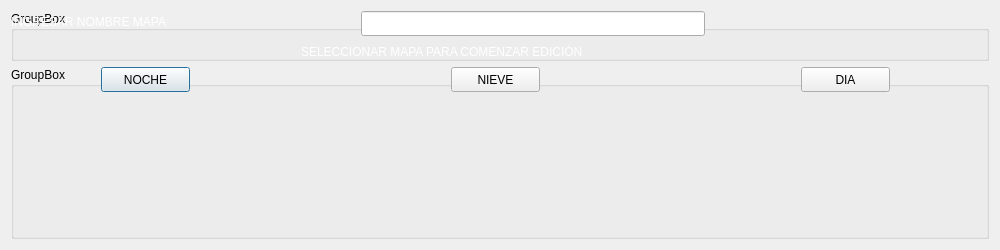
<?xml version="1.0" encoding="UTF-8"?>
<ui version="4.0">
 <class>createPopUp</class>
 <widget class="QDialog" name="createPopUp">
  <property name="geometry">
   <rect>
    <x>0</x>
    <y>0</y>
    <width>1000</width>
    <height>250</height>
   </rect>
  </property>
  <property name="windowTitle">
   <string>Dialog</string>
  </property>
  <property name="styleSheet">
   <string notr="true">background-image: url(:negro_fondo.jpg);</string>
  </property>
  <layout class="QVBoxLayout" name="verticalLayout">
   <item>
    <widget class="QGroupBox" name="groupBox_2">
     <property name="maximumSize">
      <size>
       <width>7770</width>
       <height>50</height>
      </size>
     </property>
     <property name="title">
      <string>GroupBox</string>
     </property>
     <widget class="QLabel" name="label">
      <property name="geometry">
       <rect>
        <x>290</x>
        <y>30</y>
        <width>400</width>
        <height>21</height>
       </rect>
      </property>
      <property name="styleSheet">
       <string notr="true">color: rgb(255, 255, 255);</string>
      </property>
      <property name="text">
       <string>SELECCIONAR MAPA PARA COMENZAR EDICIÓN</string>
      </property>
     </widget>
     <widget class="QLineEdit" name="labelName">
      <property name="enabled">
       <bool>true</bool>
      </property>
      <property name="geometry">
       <rect>
        <x>350</x>
        <y>0</y>
        <width>344</width>
        <height>25</height>
       </rect>
      </property>
      <property name="styleSheet">
       <string notr="true">color: rgb(255, 255, 255);</string>
      </property>
      <property name="text">
       <string>Nombre del mapa</string>
      </property>
     </widget>
     <widget class="QLabel" name="label_5">
      <property name="geometry">
       <rect>
        <x>0</x>
        <y>0</y>
        <width>341</width>
        <height>21</height>
       </rect>
      </property>
      <property name="styleSheet">
       <string notr="true">color: rgb(255, 255, 255);</string>
      </property>
      <property name="text">
       <string>INGRESAR NOMBRE MAPA</string>
      </property>
     </widget>
    </widget>
   </item>
   <item>
    <layout class="QHBoxLayout" name="horizontalLayout">
     <item>
      <widget class="QGroupBox" name="groupBox">
       <property name="title">
        <string>GroupBox</string>
       </property>
       <widget class="QLabel" name="label_2">
        <property name="geometry">
         <rect>
          <x>0</x>
          <y>20</y>
          <width>291</width>
          <height>211</height>
         </rect>
        </property>
        <property name="styleSheet">
         <string notr="true">background-image: url(:noche.jpg);</string>
        </property>
        <property name="text">
         <string/>
        </property>
       </widget>
       <widget class="QPushButton" name="nightButton">
        <property name="geometry">
         <rect>
          <x>90</x>
          <y>0</y>
          <width>89</width>
          <height>25</height>
         </rect>
        </property>
        <property name="text">
         <string>NOCHE</string>
        </property>
       </widget>
       <widget class="QPushButton" name="snowButton">
        <property name="geometry">
         <rect>
          <x>440</x>
          <y>0</y>
          <width>89</width>
          <height>25</height>
         </rect>
        </property>
        <property name="text">
         <string>NIEVE</string>
        </property>
       </widget>
       <widget class="QLabel" name="label_3">
        <property name="geometry">
         <rect>
          <x>330</x>
          <y>20</y>
          <width>291</width>
          <height>211</height>
         </rect>
        </property>
        <property name="styleSheet">
         <string notr="true">background-image: url(:snow.jpg);</string>
        </property>
        <property name="text">
         <string/>
        </property>
       </widget>
       <widget class="QLabel" name="label_4">
        <property name="geometry">
         <rect>
          <x>680</x>
          <y>30</y>
          <width>291</width>
          <height>211</height>
         </rect>
        </property>
        <property name="styleSheet">
         <string notr="true">background-image: url(:dia.jpg);</string>
        </property>
        <property name="text">
         <string/>
        </property>
       </widget>
       <widget class="QPushButton" name="snowButton_2">
        <property name="geometry">
         <rect>
          <x>790</x>
          <y>0</y>
          <width>89</width>
          <height>25</height>
         </rect>
        </property>
        <property name="text">
         <string>DIA</string>
        </property>
       </widget>
      </widget>
     </item>
    </layout>
   </item>
  </layout>
 </widget>
 <resources/>
 <connections/>
</ui>
